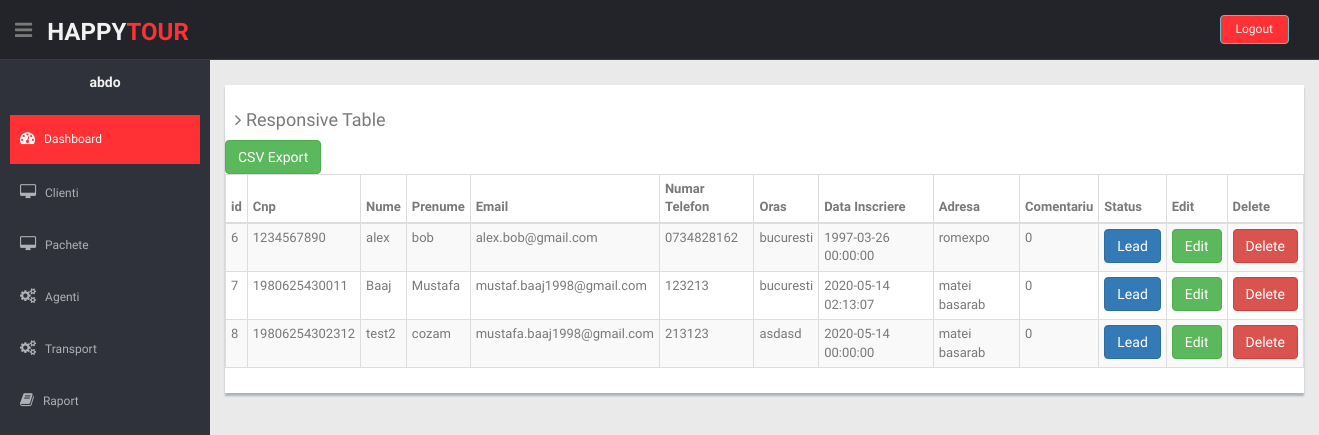
/responsive_table.php (signed in), run on an earlier commit of the app's database.
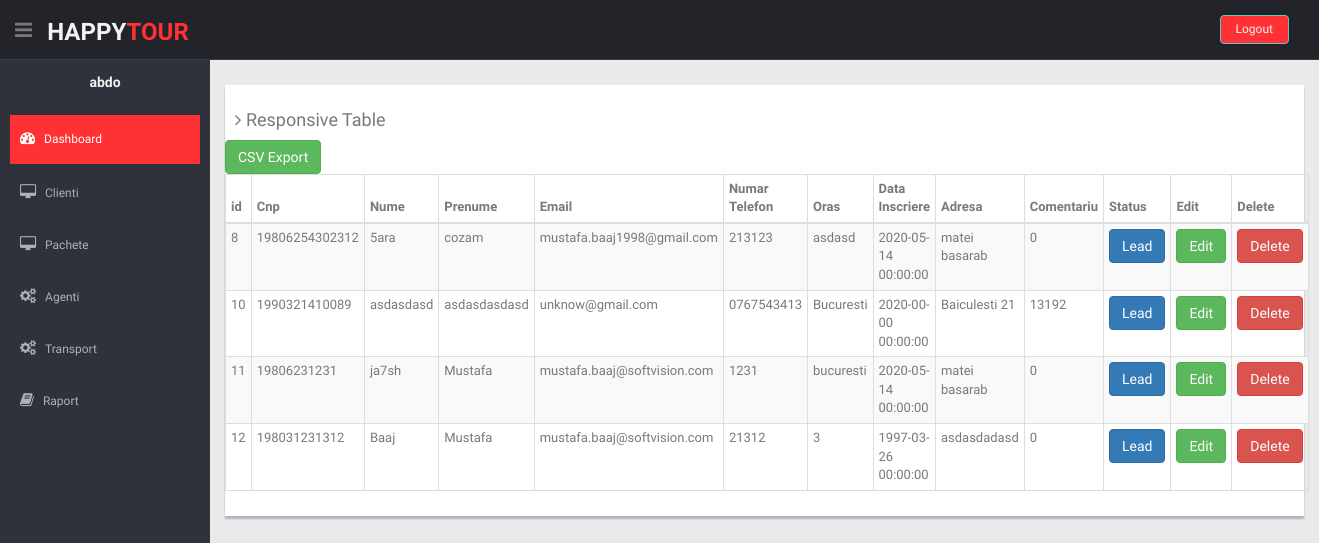
And on a later commit of the database.
### tables this page shows
CREATE TABLE `clienti` (
  `id` int(11) NOT NULL,
  `id_agent` int(11) NOT NULL,
  `cnp` varchar(255) NOT NULL,
  `nume` varchar(255) NOT NULL,
  `prenume` varchar(255) NOT NULL,
  `email` varchar(255) NOT NULL,
  `numer_telefon` varchar(15) NOT NULL,
  `oras` varchar(255) NOT NULL,
  `zi_nastere` datetime NOT NULL,
  `apartament` varchar(255) NOT NULL,
  `localitate` varchar(255) NOT NULL,
  `strada` varchar(50) NOT NULL,
  `cod_postal` int(50) NOT NULL,
  `numar_pasaport` varchar(255) NOT NULL,
  `numarVisa` varchar(255) NOT NULL,
  `gender` varchar(255) NOT NULL,
  `data_inregistrare` datetime DEFAULT CURRENT_TIMESTAMP
);

### responsive_table.php (the view)
<?php
 require_once './partials/header.php';
?>
    <?php require_once './partials/sideBar.php' ?>
    <section id="main-content">
      <section class="wrapper">
        <div class="row mt">
          <div class="col-lg-12">
            <div class="content-panel">
              <h4><i class="fa fa-angle-right"></i> Responsive Table</h4>
              <section id="unseen">
                <form class="form-horizontal style-form" action="submitForm.php" method="post">
                  <input type="submit" name="export" value="CSV Export" class="btn btn-success"/>
                </form>
                <table class="table table-bordered table-striped table-condensed">
                  <thead>
                    <tr>
                      <th>id</th>
                      <th>Cnp</th>
                      <th class="numeric">Nume</th>
                      <th class="numeric">Prenume</th>
                      <th class="numeric">Email</th>
                      <th class="numeric">Numar Telefon</th>
                      <th class="numeric">Oras</th>
                      <th class="numeric">Data Inscriere</th>
                      <th class="numeric">Adresa</th>
                      <th class="numeric">Comentariu</th>
                      <th class="numeric">Status</th>
                      <th class="numeric">Edit</th>
                      <th class="numeric">Delete</th>
                    </tr>
                  </thead>
                  <tbody>
                <?php
                  $sql = mysqli_query($link, "SELECT * FROM clienti");
                    while($row = mysqli_fetch_array($sql)) {
                        echo "<tr>";
                          echo "<td>{$row['id']}</td>";
                          echo "<td>{$row['cnp']}</td>";
                          echo "<td>{$row['nume']}</td>";
                          echo "<td class='numeric'>{$row['prenume']}</td>";
                          echo "<td class='numeric'>{$row['email']}</td>";
                          echo "<td class='numeric'>{$row['numer_telefon']}</td>";
                          echo "<td class='numeric'>{$row['oras']}</td>";
                          echo "<td class='numeric'>{$row['zi_nastere']}</td>";
                          echo "<td class='numeric'>{$row['strada']}</td>";
                          echo "<td class='numeric'>{$row['cod_postal']}</td>";
                          ?>
                          <td><a href="clientTrip.php?plata=<?php echo $row['cnp']?>" class="btn btn-primary" >Lead</a></td>
                          <td><a href="editClient.php?edit=<?php echo $row['cnp']?>" class="btn btn-success">Edit</a></td>
                          <td><a href="deleteClient.php?delete=<?php echo $row['cnp']?>" class="btn btn-danger">Delete</a></td>
                          <?php
                          echo "</tr>";
                    }
                ?>
                  </tbody>
                </table>
              </section>
            </div>
          </div>
        </div>
      </section>
    </section>
    <?php require_once './partials/footer.php' ?>

What changed in the data, as far as the page shows it:
removed clienti: id "6", cnp "1234567890", nume "alex", prenume "bob", email "alex.bob@gmail.com", numer_telefon "0734828162", oras "bucuresti", zi_nastere "1997-03-26 00:00:00", strada "romexpo", cod_postal "0"
removed clienti: id "7", cnp "1980625430011", nume "Baaj", prenume "Mustafa", email "mustaf.baaj1998@gmail.com", numer_telefon "123213", oras "bucuresti", zi_nastere "2020-05-14 02:13:07", strada "matei basarab", cod_postal "0"
changed clienti "cozam": nume "test2" → "5ara"
added clienti: id "10", cnp "1990321410089", nume "asdasdasd", prenume "asdasdasdasd", email "unknow@gmail.com", numer_telefon "0767543413", oras "Bucuresti", zi_nastere "2020-00-00 00:00:00", strada "Baiculesti 21", cod_postal "13192"
added clienti: id "11", cnp "19806231231", nume "ja7sh", prenume "Mustafa", email "mustafa.baaj@softvision.com", numer_telefon "1231", oras "bucuresti", zi_nastere "2020-05-14 00:00:00", strada "matei basarab", cod_postal "0"
added clienti: id "12", cnp "198031231312", nume "Baaj", prenume "Mustafa", email "mustafa.baaj@softvision.com", numer_telefon "21312", oras "3", zi_nastere "1997-03-26 00:00:00", strada "asdasdadasd", cod_postal "0"
